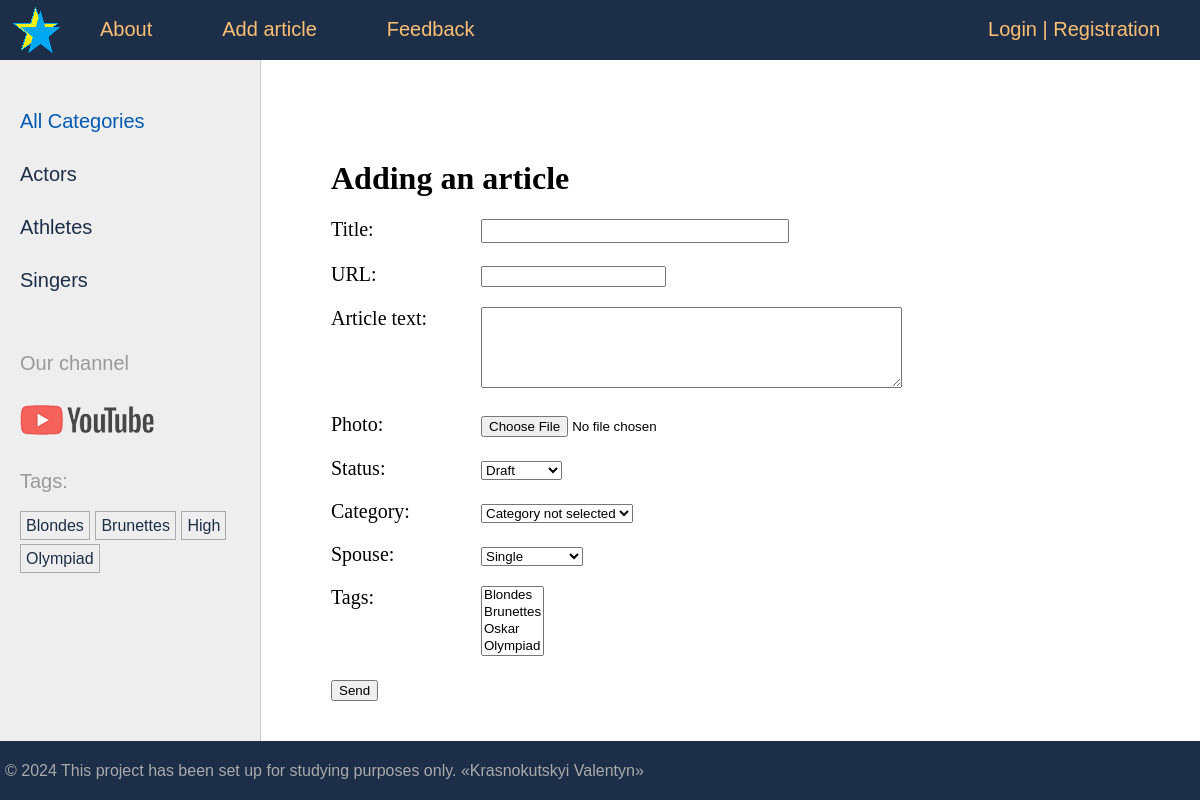
The page /addpage/ on the database its author committed.
### stars/models.py (models this page shows)
class Category(models.Model):
    name = models.CharField(max_length=100, db_index=True, verbose_name='Category')  # Name of the category
    slug = models.SlugField(max_length=255, unique=True, db_index=True)  # Unique slug for URLs
    class Meta:
        verbose_name = 'Category'
        verbose_name_plural = 'Categories'
    def get_absolute_url(self):
        return reverse('category', kwargs={'cat_slug': self.slug})  # URL pattern for accessing a category detail view
    def __str__(self):
        return self.name

class TagPost(models.Model):
    tag = models.CharField(max_length=100, db_index=True)  # Tag name
    slug = models.SlugField(max_length=255, unique=True, db_index=True)  # Unique slug for URLs
    def get_absolute_url(self):
        return reverse('tag', kwargs={'tag_slug': self.slug})  # URL pattern for accessing a tag detail view
    def __str__(self):
        return self.tag

### stars/views.py (the view)
# urls.py: path('addpage/', views.AddPage.as_view(), name='add_page'),
class AddPage(DataMixin, CreateView):   # View for adding a new post
    form_class = AddPostForm   # Form class
    template_name = 'stars/addpage.html'  # Template name
    success_url = reverse_lazy('home')  # URL to redirect to after successful save
    title_page = 'Adding an article'

### stars/forms.py (shortened to what this page needs)
class AddPostForm(forms.ModelForm):  # Form for adding a new post
    cat = forms.ModelChoiceField(queryset=Category.objects.all(), empty_label='Category not selected', label='Category')
    spouse = forms.ModelChoiceField(queryset=Spouse.objects.all(), empty_label='Single', required=False, label='Spouse')
    class Meta:  # Meta class defining form behavior
        model = Stars  # Model associated with the form
        fields = ['title', 'slug', 'content', 'photo', 'is_published', 'cat', 'spouse', 'tags']
        labels = {'slug': 'URL'}  # Custom labels for form fields
        widgets = {
            'title': forms.TextInput(attrs={'class': 'form-input'}),
            'content': forms.Textarea(attrs={'cols': 50, 'rows': 5}),
        }  # Custom widgets for form fields

### stars/models.py (called while the page is built)
    def __str__(self):
        return self.name

### stars/templatetags/stars_tags.py (called while the page is built)
@register.inclusion_tag('stars/list_categories.html')
def show_categories(cat_selected_id=0):
    cats = Category.objects.annotate(total=Count("posts")).filter(total__gt=0)
    return {"cats": cats, "cat_selected": cat_selected_id}

@register.inclusion_tag('stars/list_tags.html')
def show_all_tags():
    return {"tags": TagPost.objects.annotate(total=Count("tags")).filter(total__gt=0)}

### users/context_processors.py (called while the page is built)
def get_stars_context(request):
    return {'mainmenu': menu}

### stars/templates/stars/addpage.html (shortened to what this page needs)
{% extends 'base.html' %}
{% block content %}
<h1>{{title}}</h1>
<form action="" method="post" enctype="multipart/form-data">
    {% for f in form %}
        <label class="form-label" for="{{ f.id_for_label }}">{{f.label}}: </label>{{ f }}</p>
    {% endfor %}
    <button type="submit">Send</button></p>
</form>
{% endblock %}

### stars/templates/stars/list_categories.html
{% for cat in cats %}
         {% if cat.id == cat_selected %}
                   <li class="selected">{{cat.name}}</li>
         {% else %}
                   <li><a href="{{ cat.get_absolute_url }}">{{cat.name}}</a></li>
         {% endif %}
{% endfor %}

### stars/templates/stars/list_tags.html
{% if tags %}
    Tags:</p>
    <ul class="tags-list">
        {% for t in tags %}
        <li><a href="{{t.get_absolute_url}}">{{t.tag}}</a></li>
        {% endfor %}
    </ul>
{% endif %}

### stars/static/stars/css/styles.css (style rules this page uses)
html, body { font-family: 'Arial'; margin: 0; padding: 0; height: 100%; width: 100%; color: #1d2e49; }
a { color: #0059b2; text-decoration: none; }
.left-chapters ul { width: 230px; margin: 0; padding: 20px 10px 10px 20px; list-style: none; font-size: 20px; }
.left-chapters ul li { margin: 30px 0 0 0; color: #999; }
.left-chapters ul li a { color: #1d2e49; text-decoration: none; }
ul.tags-list { width: 100%; margin: 0; padding: 0; list-style: none; }
ul.tags-list li { margin: 0; padding: 0 0 10px; display: inline-block; }
ul.tags-list li a { padding: 5px; font-size: 16px; border: 1px solid #aaa; }
.content-text h1 { font-size: 32px; }
.form-input { width: 300px; font-size: 16px; }
.form-label { display: inline-block; min-width: 150px; vertical-align: top; }

### rows shown on the page
Category: name "Actors"
Category: name "Athletes"
Category: name "Singers"
TagPost: tag "Blondes"
TagPost: tag "Brunettes"
TagPost: tag "High"
TagPost: tag "Olympiad"

### other values the page prints
{{ m.title }} "About" "Add article" "Feedback"
{{ title }} "Adding an article"
{{ f.label }} "Title" "URL" "Article text" "Photo" "Status" "Category" "Spouse" "Tags"
